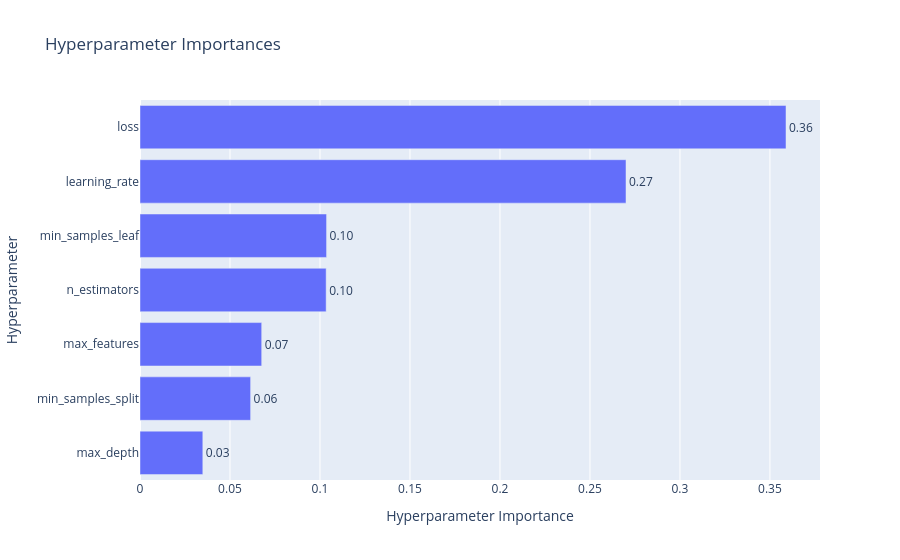

Notebook code for this chart:
### Code cell
plot_param_importances(study)

### Figure 1 — Plotly figure (JSON) as saved in the notebook; plotly's stock layout.template omitted (floating-point values rounded to 4 significant figures)
{"data": [{"cliponaxis": false, "hovertemplate": ["max_depth (IntDistribution): 0.03490202057153178<extra></extra>", "min_samples_split (IntDistribution): 0.06146207338222926<extra></extra>", "max_features (CategoricalDistribution): 0.06761300807159706<extra></extra>", "n_estimators (IntDistribution): 0.10342627692725048<extra></extra>", "min_samples_leaf (IntDistribution): 0.10365791291076205<extra></extra>", "learning_rate (FloatDistribution): 0.27002237251696926<extra></extra>", "loss (CategoricalDistribution): 0.35891633561965997<extra></extra>"], "name": "Objective Value", "orientation": "h", "text": ["0.03", "0.06", "0.07", "0.10", "0.10", "0.27", "0.36"], "textposition": "outside", "type": "bar", "x": [0.0349, 0.06146, 0.06761, 0.1034, 0.1037, 0.27, 0.3589], "y": ["max_depth", "min_samples_split", "max_features", "n_estimators", "min_samples_leaf", "learning_rate", "loss"]}], "layout": {"title": {"text": "Hyperparameter Importances"}, "xaxis": {"title": {"text": "Hyperparameter Importance"}}, "yaxis": {"title": {"text": "Hyperparameter"}}}}
